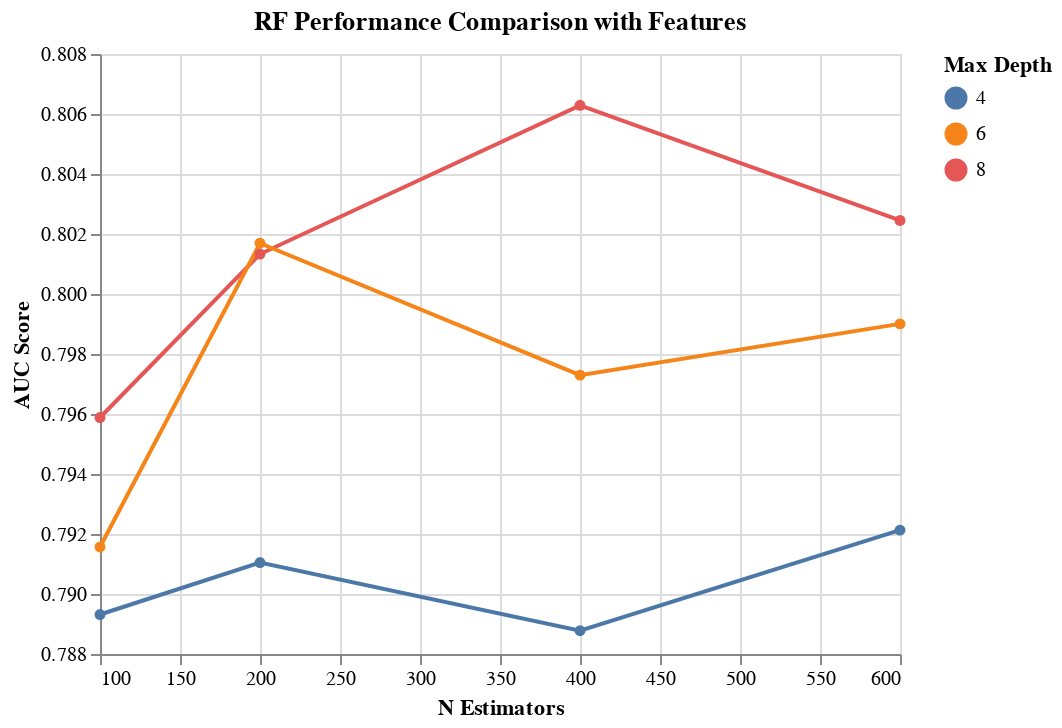

The notebook cell this image was saved under:
### Markdown cell above
After fine-tuning, we have achieved a mean AUC score of **0.806**. The best performing RF parameters are :
* Number of Features = 46
* n_estimators = 400
* Max Depth = 8

In order to check for any other possible combinations, we have used the grid search output.

### Code cell
results_RF = get_search_results(gs_pipe_RF)

results_RF_features = results_RF[results_RF['rfi_fs__n_features_'] == data.shape[1]]

alt.Chart(results_RF_features, 
          title='RF Performance Comparison with Features'
         ).mark_line(point=True).encode(
    alt.X('rf__n_estimators', title='N Estimators'),
    alt.Y('mean_score', title='AUC Score', scale=alt.Scale(zero=False)),
    alt.Color('rf__max_depth:N', title='Max Depth')
)

### Figure 1 — Vega-Lite specification as saved in the notebook (floating-point values rounded to 4 significant figures)
{"config": {"view": {"continuousWidth": 400, "continuousHeight": 300}}, "data": {"name": "data-4de340c66487008245ddef74d790a739"}, "mark": {"type": "line", "point": true}, "encoding": {"color": {"type": "nominal", "field": "rf__max_depth", "title": "Max Depth"}, "x": {"type": "quantitative", "field": "rf__n_estimators", "title": "N Estimators"}, "y": {"type": "quantitative", "field": "mean_score", "scale": {"zero": false}, "title": "AUC Score"}}, "title": "RF Performance Comparison with Features", "$schema": "https://vega.github.io/schema/vega-lite/v4.8.1.json", "datasets": {"data-4de340c66487008245ddef74d790a739": [{"mean_score": 0.8063, "std_score": 0.03828, "max_score": 0.8579, "min_score": 0.7586, "rf__max_depth": 8.0, "rf__n_estimators": 400.0, "rfi_fs__n_features_": 46.0}, {"mean_score": 0.8025, "std_score": 0.03274, "max_score": 0.8485, "min_score": 0.7624, "rf__max_depth": 8.0, "rf__n_estimators": 600.0, "rfi_fs__n_features_": 46.0}, {"mean_score": 0.8017, "std_score": 0.03977, "max_score": 0.8587, "min_score": 0.7419, "rf__max_depth": 6.0, "rf__n_estimators": 200.0, "rfi_fs__n_features_": 46.0}, {"mean_score": 0.8013, "std_score": 0.03543, "max_score": 0.846, "min_score": 0.747, "rf__max_depth": 8.0, "rf__n_estimators": 200.0, "rfi_fs__n_features_": 46.0}, {"mean_score": 0.799, "std_score": 0.03733, "max_score": 0.8491, "min_score": 0.7458, "rf__max_depth": 6.0, "rf__n_estimators": 600.0, "rfi_fs__n_features_": 46.0}, {"mean_score": 0.7973, "std_score": 0.03837, "max_score": 0.8477, "min_score": 0.7399, "rf__max_depth": 6.0, "rf__n_estimators": 400.0, "rfi_fs__n_features_": 46.0}, {"mean_score": 0.7959, "std_score": 0.03508, "max_score": 0.8445, "min_score": 0.7515, "rf__max_depth": 8.0, "rf__n_estimators": 100.0, "rfi_fs__n_features_": 46.0}, {"mean_score": 0.7921, "std_score": 0.04108, "max_score": 0.8579, "min_score": 0.7406, "rf__max_depth": 4.0, "rf__n_estimators": 600.0, "rfi_fs__n_features_": 46.0}, {"mean_score": 0.7916, "std_score": 0.03141, "max_score": 0.8332, "min_score": 0.747, "rf__max_depth": 6.0, "rf__n_estimators": 100.0, "rfi_fs__n_features_": 46.0}, {"mean_score": 0.791, "std_score": 0.03487, "max_score": 0.843, "min_score": 0.7486, "rf__max_depth": 4.0, "rf__n_estimators": 200.0, "rfi_fs__n_features_": 46.0}, {"mean_score": 0.7893, "std_score": 0.05209, "max_score": 0.8654, "min_score": 0.7314, "rf__max_depth": 4.0, "rf__n_estimators": 100.0, "rfi_fs__n_features_": 46.0}, {"mean_score": 0.7888, "std_score": 0.04026, "max_score": 0.8461, "min_score": 0.7316, "rf__max_depth": 4.0, "rf__n_estimators": 400.0, "rfi_fs__n_features_": 46.0}]}}
